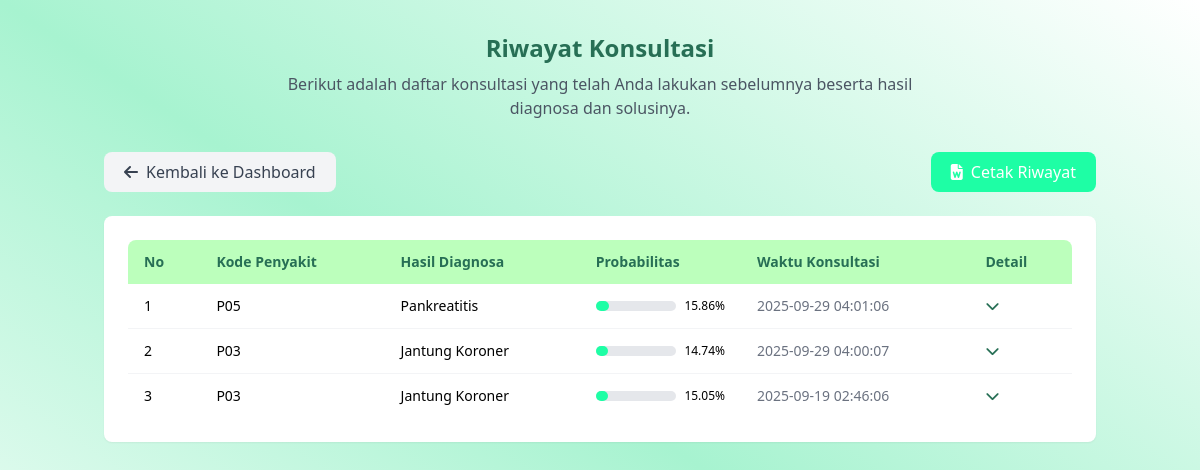
The app's page /Konsultasi/riwayat.php (signed in) with its own data.
### tables this page shows
CREATE TABLE `riwayat_konsultasi` (
  `id_riwayat` int NOT NULL,
  `id_user` int NOT NULL,
  `gejala_dipilih` text NOT NULL,
  `hasil_diagnosa` varchar(255) NOT NULL,
  `probabilitas` float NOT NULL,
  `kode_penyakit` varchar(10) DEFAULT NULL,
  `waktu_konsultasi` timestamp NULL DEFAULT CURRENT_TIMESTAMP
);

CREATE TABLE `penyakit` (
  `kode_penyakit` varchar(10) NOT NULL,
  `nama_penyakit` varchar(100) NOT NULL,
  `deskripsi` text,
  `solusi` text
);

### Konsultasi/riwayat.php (the view, shortened to what this page needs)
<?php
    include '../Auth/connect.php';
    $idUser = $_SESSION['id_user'];
    $sql = "SELECT r.*, p.kode_penyakit, p.nama_penyakit, p.solusi
            FROM riwayat_konsultasi r
            LEFT JOIN penyakit p ON r.kode_penyakit = p.kode_penyakit
            WHERE r.id_user = ?
            ORDER BY r.waktu_konsultasi DESC";
    $stmt = $conn->prepare($sql);
    $stmt->bind_param("i", $idUser);
    $stmt->execute();
    $result = $stmt->get_result();
    $daftarGejala = [];
    $sqlGejala = "SELECT kode_gejala, nama_gejala FROM gejala";
    $resultGejala = $conn->query($sqlGejala);
    while ($row = $resultGejala->fetch_assoc()) {
        $daftarGejala[$row['kode_gejala']] = $row['nama_gejala'];
    }
    $penyakit = [];
    $sqlPenyakit = "SELECT kode_penyakit, nama_penyakit, solusi FROM penyakit";
    $resultPenyakit = $conn->query($sqlPenyakit);
    while ($row = $resultPenyakit->fetch_assoc()) {
        $penyakit[$row['kode_penyakit']] = $row['nama_penyakit'];
    }
    $relasiPenyakitGejala = [];
    $sqlRelasi = "SELECT kode_penyakit, kode_gejala FROM penyakit_gejala";
    $resultRelasi = $conn->query($sqlRelasi);
    while ($row = $resultRelasi->fetch_assoc()) {
        if (!isset($relasiPenyakitGejala[$row['kode_penyakit']])) {
            $relasiPenyakitGejala[$row['kode_penyakit']] = [];
        }
        $relasiPenyakitGejala[$row['kode_penyakit']][] = $row['kode_gejala'];
    }
    $totalPenyakit = count($penyakit);
    $totalGejala = count($daftarGejala);
    function hitungProbabilitasNaiveBayes($gejalaDipilih, $relasiPenyakitGejala, $totalPenyakit, $totalGejala, $penyakit) {
        $hasilPerhitungan = [];
        foreach ($penyakit as $kodePenyakit => $namaPenyakit) {
            $priorProbability = 1 / $totalPenyakit;
            $posteriorProbability = $priorProbability;
            foreach ($gejalaDipilih as $gejala) {
                $nc = in_array($gejala, $relasiPenyakitGejala[$kodePenyakit] ?? []) ? 1 : 0;
                $n = 1;
                $m = $totalGejala;
                $p = $priorProbability;
                $likelihood = (($nc + $m) * $p) / ($n + $m);
                $posteriorProbability *= $likelihood;
            }
            $hasilPerhitungan[$kodePenyakit] = $posteriorProbability;
        }
        return $hasilPerhitungan;
    }
    function normalisasiProbabilitas($hasilPerhitungan, $kodePenyakitTarget) {
        $totalProb = array_sum($hasilPerhitungan);
        if ($totalProb > 0 && isset($hasilPerhitungan[$kodePenyakitTarget])) {
            return ($hasilPerhitungan[$kodePenyakitTarget] / $totalProb) * 100;
        }
        return 0;
    }
    $riwayat = [];
    while ($row = $result->fetch_assoc()) {
        $gejalaDipilih = json_decode($row['gejala_dipilih']);
        $hasilPerhitungan = hitungProbabilitasNaiveBayes(
            $gejalaDipilih,
            $relasiPenyakitGejala,
            $totalPenyakit,
            $totalGejala,
            $penyakit
        );
        if (isset($row['kode_penyakit'])) {
            $probabilitasNormalisasi = normalisasiProbabilitas($hasilPerhitungan, $row['kode_penyakit']);
        } else {
            $totalProb = array_sum($hasilPerhitungan);
            $probabilitasNormalisasi = ($totalProb > 0) ? ($row['probabilitas'] / $totalProb) * 100 : 0;
        }
        $row['probabilitas_normalized'] = $probabilitasNormalisasi;
        $riwayat[] = $row;
    }
?>
<!DOCTYPE html>
<html lang="id">
    <head>
        <script src="https://cdn.tailwindcss.com"></script>
        <link rel="stylesheet" href="https://cdnjs.cloudflare.com/ajax/libs/font-awesome/6.4.2/css/all.min.css">
    </head>
    <body class="bg-gradient-to-tr from-white via-emerald-200 to-white min-h-screen flex flex-col">
        <main class="flex-grow container mx-auto px-4 py-8">
            <div class="mb-8 text-center">
                <h2 class="text-2xl font-bold text-primary-dark mb-2">Riwayat Konsultasi</h2>
                <p class="text-gray-600 max-w-2xl mx-auto">Berikut adalah daftar konsultasi yang telah Anda lakukan sebelumnya beserta hasil diagnosa dan solusinya.</p>
            </div>
            <div class="flex justify-between items-center mt-8 mb-6">
                <a href="../Home/dashboard.php" class="inline-flex items-center px-5 py-2 bg-gray-100 hover:bg-gray-200 text-gray-700 rounded-lg transition">
                    <i class="fas fa-arrow-left mr-2"></i> Kembali ke Dashboard
                </a>
                <?php if (count($riwayat) > 0): ?>
                <a href="export_word.php" class="inline-flex items-center px-5 py-2 bg-primary hover:bg-primary-dark text-white rounded-lg transition">
                    <i class="fas fa-file-word mr-2"></i> Cetak Riwayat
                </a>
                <?php endif; ?>
            </div>
            <div class="bg-white rounded-lg shadow-sm p-6 mb-8">
                <?php if (count($riwayat) > 0): ?>
                    <div class="overflow-x-auto">
                        <table class="min-w-full text-sm text-left">
                            <thead class="bg-primary-light text-primary-dark">
                                <tr>
                                    <th class="px-4 py-3 rounded-tl-lg">No</th>
                                    <th class="px-4 py-3">Kode Penyakit</th>
                                    <th class="px-4 py-3">Hasil Diagnosa</th>
                                    <th class="px-4 py-3">Probabilitas</th>
                                    <th class="px-4 py-3">Waktu Konsultasi</th>
                                    <th class="px-4 py-3 rounded-tr-lg">Detail</th>
                                </tr>
                            </thead>
                            <tbody class="divide-y divide-gray-100">
                                <?php foreach ($riwayat as $index => $r): ?>
                                    <tr class="hover:bg-gray-50">
                                        <td class="px-4 py-3"><?= $index + 1; ?></td>
                                        <td class="px-4 py-3 font-medium"><?= htmlspecialchars($r['kode_penyakit'] ?? 'N/A'); ?></td>
                                        <td class="px-4 py-3"><?= htmlspecialchars($r['nama_penyakit'] ?? $r['hasil_diagnosa']); ?></td>
                                        <td class="px-4 py-3">
                                            <div class="flex items-center">
                                                <div class="w-full bg-gray-200 rounded-full h-2.5 mr-2">
                                                    <div class="bg-primary h-2.5 rounded-full" style="width: <?= min(100, round($r['probabilitas_normalized'], 2)); ?>%"></div>
                                                </div>
                                                <span class="text-xs"><?= round($r['probabilitas_normalized'], 2); ?>%</span>
                                            </div>
                                        </td>
                                        <td class="px-4 py-3 text-gray-500"><?= $r['waktu_konsultasi']; ?></td>
                                        <td class="px-4 py-3">
                                            <button
                                                class="text-primary-dark hover:text-primary transition"
                                                onclick="toggleDetail('detail-<?= $index; ?>')">
                                                <i class="fas fa-chevron-down"></i>
                                            </button>
                                        </td>
                                    </tr>
                                <?php endforeach; ?>
                            </tbody>
                        </table>
                    </div>
                <?php endif; ?>
            </div>
        </main>
    </body>
</html>

### records on screen
riwayat_konsultasi: kode_penyakit.kode_penyakit "P05", kode_penyakit.nama_penyakit "Pankreatitis", probabilitas_normalized "15.86", waktu_konsultasi "2025-09-29 04:01:06"
riwayat_konsultasi: kode_penyakit.kode_penyakit "P03", kode_penyakit.nama_penyakit "Jantung Koroner", probabilitas_normalized "14.74", waktu_konsultasi "2025-09-29 04:00:07"
riwayat_konsultasi: kode_penyakit.kode_penyakit "P03", kode_penyakit.nama_penyakit "Jantung Koroner", probabilitas_normalized "15.05", waktu_konsultasi "2025-09-19 02:46:06"
